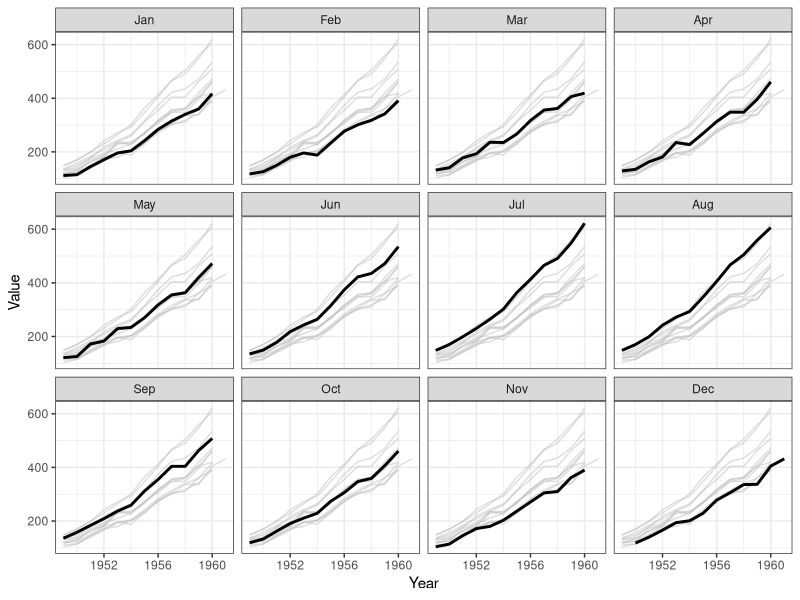

Here is the R script that generated this plot:
#+++++++++++++++++++++++++++++++++++++++++++++++++++++++++++++++++++++++++++++++
#
#
# FileName:           plotly00.R
# FileDescription:
#
#
# Reference:
#           hpps://plot.ly/ggplot2/time-series
#
#+++++++++++++++++++++++++++++++++++++++++++++++++++++++++++++++++++++++++++++++
# Miguel P. Xochicale [http://mxochicale.github.io]
# Doctoral Researcher in Human-Robot Interaction
# University of Birmingham, U.K. (2014-2018)
#+++++++++++++++++++++++++++++++++++++++++++++++++++++++++++++++++++++++++++++++
#
#
#

library(ggplot2)
library(zoo)



# data("AirPassangers")
myData <- data.frame( Year  = c( floor( time(AirPassengers) + 0.1)),
                      Month = c(cycle( AirPassengers )),
                      Value = c(AirPassengers))

# convert month numbers to names
myData$Month <- factor(myData$Month)
levels(myData$Month) <- month.abb

# plotting refernce lines across each facet
referenceLines <- myData     #  \/ Rename Month
colnames(referenceLines)[2] <- "groupVar"


zp <- ggplot( myData,
              aes(x= Year, y=Value))
zp <- zp + geom_line( data = referenceLines, # Plotting the underlayer
                     aes(x=Year, y=Value, group = groupVar),
                     colour = "GRAY", alpha = 1/2, size =1/2)
zp <- zp + geom_line(size =1) # Drawing the "overlayer"
zp <- zp + facet_wrap(~ Month)
zp <- zp + theme_bw()
zp
# ggplotly(zp)
